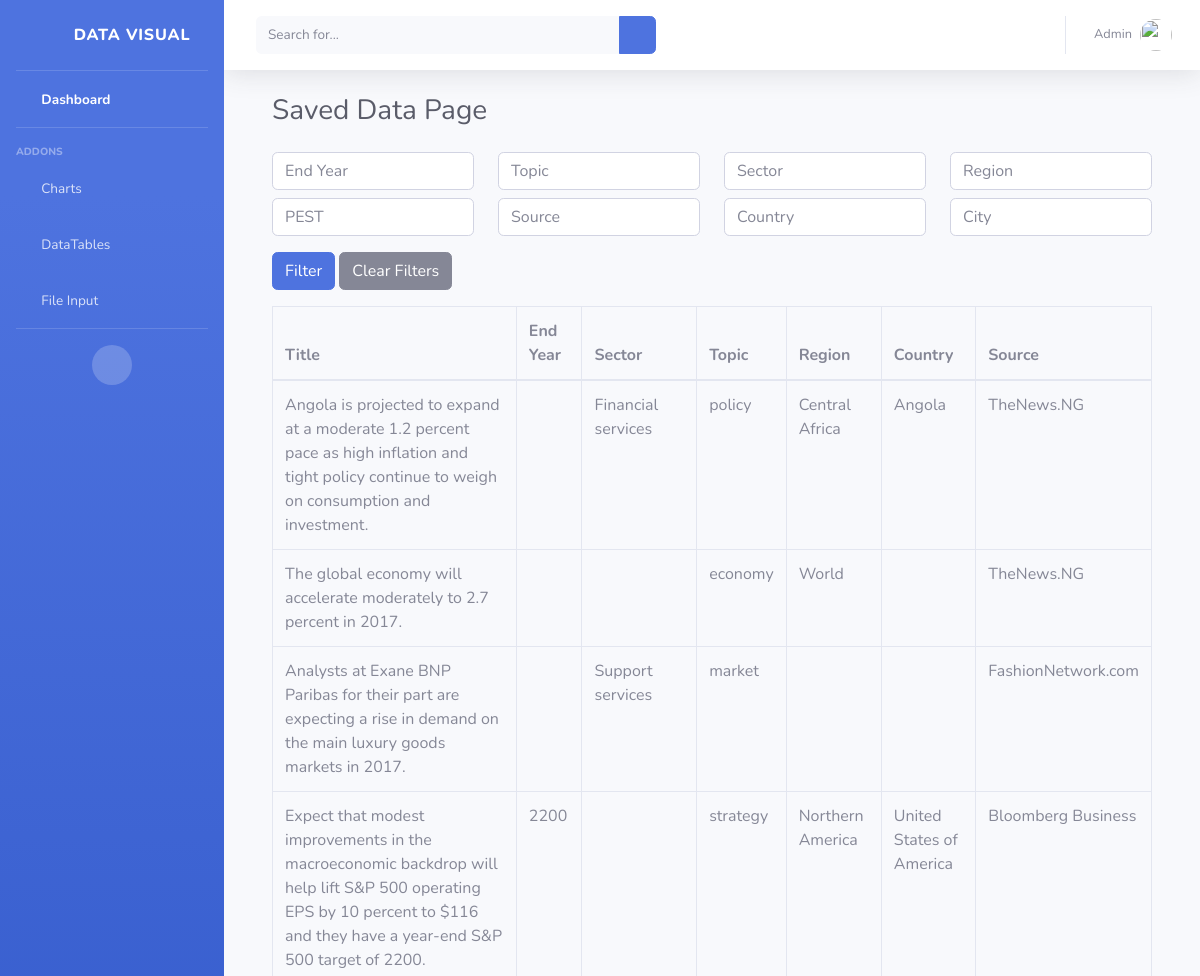
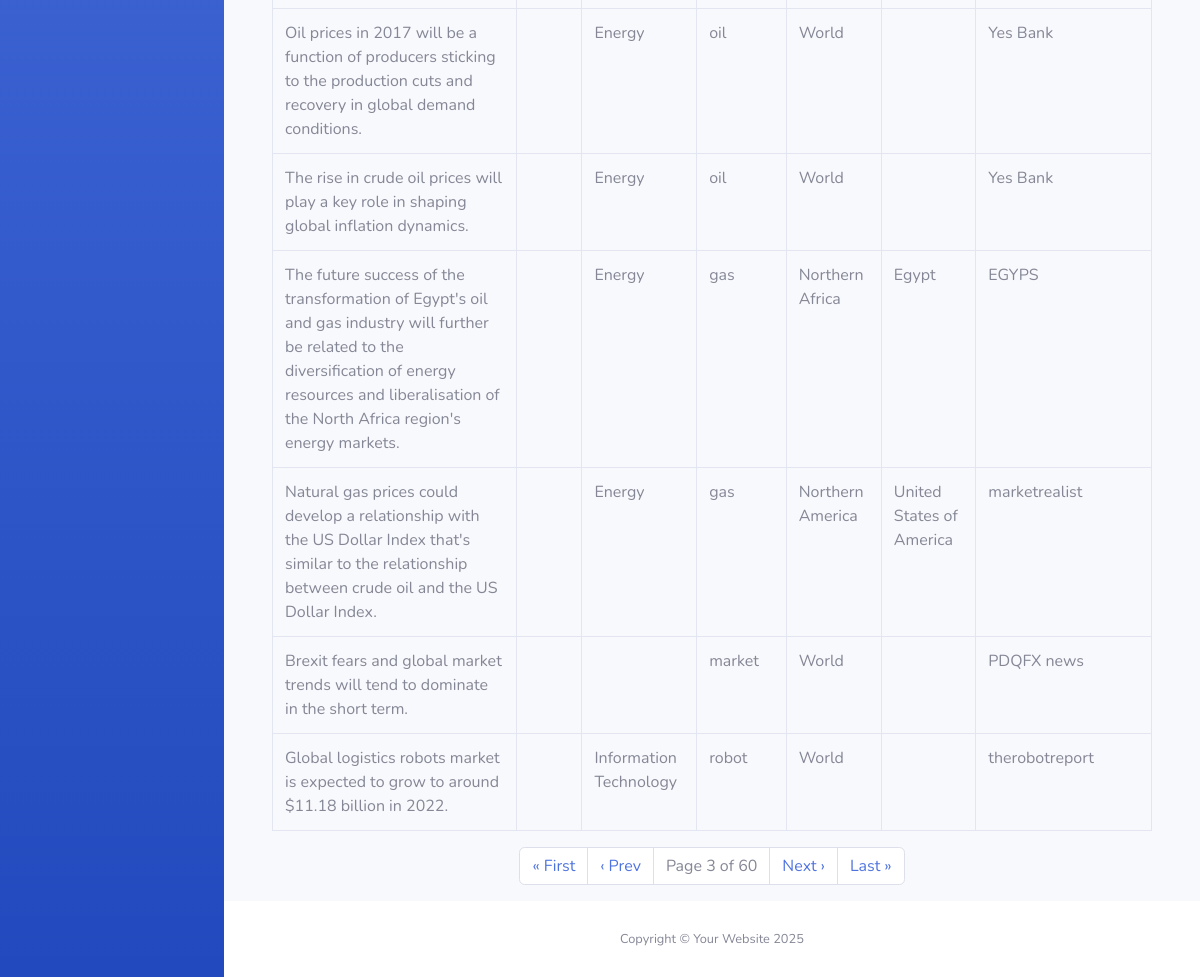
Page /saved-items/?page=3 (signed in) on the committed database (2 pictures, top to bottom).
### visual/models.py (models this page shows, shortened)
class Insight(models.Model):
    end_year = models.CharField(max_length=10, blank=True, null=True)
    intensity = models.IntegerField(blank=True, null=True)
    sector = models.CharField(max_length=255, blank=True, null=True)
    topic = models.CharField(max_length=255, blank=True, null=True)
    insight = models.TextField(blank=True, null=True)
    url = models.URLField(blank=True, null=True)
    region = models.CharField(max_length=255, blank=True, null=True)
    start_year = models.CharField(max_length=10, blank=True, null=True)
    impact = models.CharField(max_length=255, blank=True, null=True)
    added = models.DateTimeField(blank=True, null=True)
    published = models.DateTimeField(blank=True, null=True)
    country = models.CharField(max_length=255, blank=True, null=True)
    relevance = models.IntegerField(blank=True, null=True)
    pestle = models.CharField(max_length=255, blank=True, null=True)
    source = models.CharField(max_length=255, blank=True, null=True)
    title = models.CharField(max_length=255, blank=True, null=True)
    likelihood = models.IntegerField(blank=True, null=True)

### visual/views.py (the view)
# urls.py: path('saved-items/',views.filter, name='saved-items'),
@login_required
def filter(request):
    data = Insight.objects.all()
    end_year = request.GET.get('end_year')
    topic = request.GET.get('topic')
    sector = request.GET.get('sector')
    region = request.GET.get('region')
    pestle = request.GET.get('pestle')
    source = request.GET.get('source')
    swot = request.GET.get('swot')
    country = request.GET.get('country')
    city = request.GET.get('city')
    if end_year:
        data = data.filter(end_year=end_year)
    if topic:
        data = data.filter(topic__icontains=topic)
    if sector:
        data = data.filter(sector__icontains=sector)
    if region:
        data = data.filter(region__icontains=region)
    if pestle:
        data = data.filter(pestle__icontains=pestle)
    if source:
        data = data.filter(source__icontains=source)
    if country:
        data = data.filter(country__icontains=country)
    paginator = Paginator(data, 10)
    page_number = request.GET.get('page')
    page_data = paginator.get_page(page_number)
    context = {
        'data': page_data
    }
    return render(request, 'filterpage.html', context)

### templates/filterpage.html (shortened to what this page needs)
{% load static %}
<!DOCTYPE html>
<html lang="en">
<head>
    <link href="{% static 'vendor/fontawesome-free/css/all.min.css' %}" rel="stylesheet" type="text/css">
    <link href="{% static 'css/sb-admin-2.min.css' %}" rel="stylesheet">
</head>
<body id="page-top">
    <div id="wrapper">
        <ul class="navbar-nav bg-gradient-primary sidebar sidebar-dark accordion" id="accordionSidebar">
            <a class="sidebar-brand d-flex align-items-center justify-content-center" href="{% url 'home' %}">
                <div class="sidebar-brand-icon rotate-n-15">
                    <i class="fas fa-fw fa-shield-alt"></i>
                </div>
                <div class="sidebar-brand-text mx-3">Data Visual</div>
            </a>
            <hr class="sidebar-divider my-0">
            <li class="nav-item active">
                <a class="nav-link" href="{% url 'home' %}">
                    <i class="fas fa-fw fa-tachometer-alt"></i>
                    <span>Dashboard</span></a>
            </li>
            <hr class="sidebar-divider">
            <div class="sidebar-heading">
                Addons
            </div>
            <li class="nav-item">
                <a class="nav-link collapsed" href="#" data-toggle="collapse" data-target="#collapsePages"
                    aria-expanded="true" aria-controls="collapsePages">
                    <i class="fas fa-fw fa-chart-area"></i>
                    <span>Charts</span>
                </a>
            </li>
            <li class="nav-item">
                <a class="nav-link" href="{% url 'saved-items' %}">
                    <i class="fas fa-fw fa-table"></i>
                    <span>DataTables</span></a>
            </li>
            <li class="nav-item">
                <a class="nav-link" href="{% url 'inputfile' %}">
                    <i class="fas fa-fw fa-file"></i>
                    <span>File Input</span></a>
            </li>
            <hr class="sidebar-divider d-none d-md-block">
            <div class="text-center d-none d-md-inline">
                <button class="rounded-circle border-0" id="sidebarToggle"></button>
            </div>
        </ul>
        <div id="content-wrapper" class="d-flex flex-column">
            <div id="content">
                <nav class="navbar navbar-expand navbar-light bg-white topbar mb-4 static-top shadow">
                    <form
                        class="d-none d-sm-inline-block form-inline mr-auto ml-md-3 my-2 my-md-0 mw-100 navbar-search">
                        <div class="input-group">
                            <input type="text" class="form-control bg-light border-0 small" placeholder="Search for..."
                                aria-label="Search" aria-describedby="basic-addon2">
                            <div class="input-group-append">
                                <button class="btn btn-primary" type="button">
                                    <i class="fas fa-search fa-sm"></i>
                                </button>
                            </div>
                        </div>
                    </form>
                    <ul class="navbar-nav ml-auto">
                        <li class="nav-item dropdown no-arrow">
                            <a class="nav-link dropdown-toggle" href="#" id="userDropdown" role="button"
                                data-toggle="dropdown" aria-haspopup="true" aria-expanded="false">
                                <span class="mr-2 d-none d-lg-inline text-gray-600 small">Admin</span>
                                <img class="img-profile rounded-circle"
                                    src="{% static 'img/undraw_profile.svg' %}">
                            </a>
                        </li>
                    </ul>
                </nav>
                <div class="container-fluid">
                    <div class="container">
                        <h1 class="h3 mb-4 text-gray-800">Saved Data Page</h1>
                        <form method="GET" action="{% url 'saved-items' %}" class="mb-3">
                            <div class="row">
                                <div class="col-md-3">
                                    <input type="text" name="end_year" value="{{ request.GET.end_year }}" class="form-control" placeholder="End Year">
                                </div>
                                <div class="col-md-3">
                                    <input type="text" name="topic" value="{{ request.GET.topic }}" class="form-control" placeholder="Topic">
                                </div>
                                <div class="col-md-3">
                                    <input type="text" name="sector" value="{{ request.GET.sector }}" class="form-control" placeholder="Sector">
                                </div>
                                <div class="col-md-3">
                                    <input type="text" name="region" value="{{ request.GET.region }}" class="form-control" placeholder="Region">
                                </div>
                            </div>
                            <div class="row mt-2">
                                <div class="col-md-3">
                                    <input type="text" name="pestle" value="{{ request.GET.pestle }}" class="form-control" placeholder="PEST">
                                </div>
                                <div class="col-md-3">
                                    <input type="text" name="source" value="{{ request.GET.source }}" class="form-control" placeholder="Source">
                                </div>
                                <div class="col-md-3">
                                    <input type="text" name="country" value="{{ request.GET.country }}" class="form-control" placeholder="Country">
                                </div>
                                <div class="col-md-3">
                                    <input type="text" name="city" value="{{ request.GET.city }}" class="form-control" placeholder="City">
                                </div>
                            </div>
                            <div class="mt-3">
                                <button type="submit" class="btn btn-primary">Filter</button>
                                <a href="{% url 'saved-items' %}" class="btn btn-secondary">Clear Filters</a>
                            </div>
                        </form>
                        <table class="table table-bordered">
                            <thead>
                                <tr>
                                    <th>Title</th>
                                    <th>End Year</th>
                                    <th>Sector</th>
                                    <th>Topic</th>
                                    <th>Region</th>
                                    <th>Country</th>
                                    <th>Source</th>
                                </tr>
                            </thead>
                            <tbody>
                                {% for item in data %}
                                <tr>
                                    <td>{{ item.title }}</td>
                                    <td>{{ item.end_year }}</td>
                                    <td>{{ item.sector }}</td>
                                    <td>{{ item.topic }}</td>
                                    <td>{{ item.region }}</td>
                                    <td>{{ item.country }}</td>
                                    <td>{{ item.source }}</td>
                                </tr>
                                {% empty %}
                                <tr>
                                    <td colspan="7" class="text-center">No data found</td>
                                </tr>
                                {% endfor %}
                            </tbody>
                        </table>
                        <nav aria-label="Page navigation">
                            <ul class="pagination justify-content-center">
                                {% if data.has_previous %}
                                <li class="page-item">
                                    <a class="page-link" href="?page=1" aria-label="First">
                                        « First
                                    </a>
                                </li>
                                <li class="page-item">
                                    <a class="page-link" href="?page={{ data.previous_page_number }}" aria-label="Previous">
                                        ‹ Prev
                                    </a>
                                </li>
                                {% endif %}
                                <li class="page-item disabled">
                                    <span class="page-link">
                                        Page {{ data.number }} of {{ data.paginator.num_pages }}
                                    </span>
                                </li>
                                {% if data.has_next %}
                                <li class="page-item">
                                    <a class="page-link" href="?page={{ data.next_page_number }}" aria-label="Next">
                                        Next ›
                                    </a>
                                </li>
                                <li class="page-item">
                                    <a class="page-link" href="?page={{ data.paginator.num_pages }}" aria-label="Last">
                                        Last »
                                    </a>
                                </li>
                                {% endif %}
                            </ul>
                        </nav>
                    </div>
                </div>
            </div>
            <footer class="sticky-footer bg-white">
                <div class="container my-auto">
                    <div class="copyright text-center my-auto">
                        <span>Copyright &copy; Your Website 2025</span>
                    </div>
                </div>
            </footer>
        </div>
    </div>
</body>
</html>

### rows in the picture
Insight: title "Angola is projected to expand at a moderate 1.2 percent pace as high inflation and tight policy continue to weigh on consumption and investment.", sector "Financial services", topic "policy", region "Central Africa", country "Angola", source "TheNews.NG"
Insight: title "The global economy will accelerate moderately to 2.7 percent in 2017.", topic "economy", region "World", source "TheNews.NG"
Insight: title "Analysts at Exane BNP Paribas for their part are expecting a rise in demand on the main luxury goods markets in 2017.", sector "Support services", topic "market", source "FashionNetwork.com"
Insight: title "Expect that modest improvements in the macroeconomic backdrop will help lift S&P 500 operating EPS by 10 percent to $116 and they have a year-end S&P 500 target of 2200.", end_year "2200", topic "strategy", region "Northern America", country "United States of America", source "Bloomberg Business"
Insight: title "Oil prices in 2017 will be a function of producers sticking to the production cuts and recovery in global demand conditions.", sector "Energy", topic "oil", region "World", source "Yes Bank"
Insight: title "The rise in crude oil prices will play a key role in shaping global inflation dynamics.", sector "Energy", topic "oil", region "World", source "Yes Bank"
Insight: title "The future success of the transformation of Egypt's oil and gas industry will further be related to the diversification of energy resources and liberalisation of the North Africa region's energy markets.", sector "Energy", topic "gas", region "Northern Africa", country "Egypt", source "EGYPS"
Insight: title "Natural gas prices could develop a relationship with the US Dollar Index that's similar to the relationship between crude oil and the US Dollar Index.", sector "Energy", topic "gas", region "Northern America", country "United States of America", source "marketrealist"
Insight: title "Brexit fears and global market trends will tend to dominate in the short term.", topic "market", region "World", source "PDQFX news"
Insight: title "Global logistics robots market is expected to grow to around $11.18 billion in 2022.", sector "Information Technology", topic "robot", region "World", source "therobotreport"

### other values in the picture
{{ data.number }} "3"
{{ data.paginator.num_pages }} "60"
